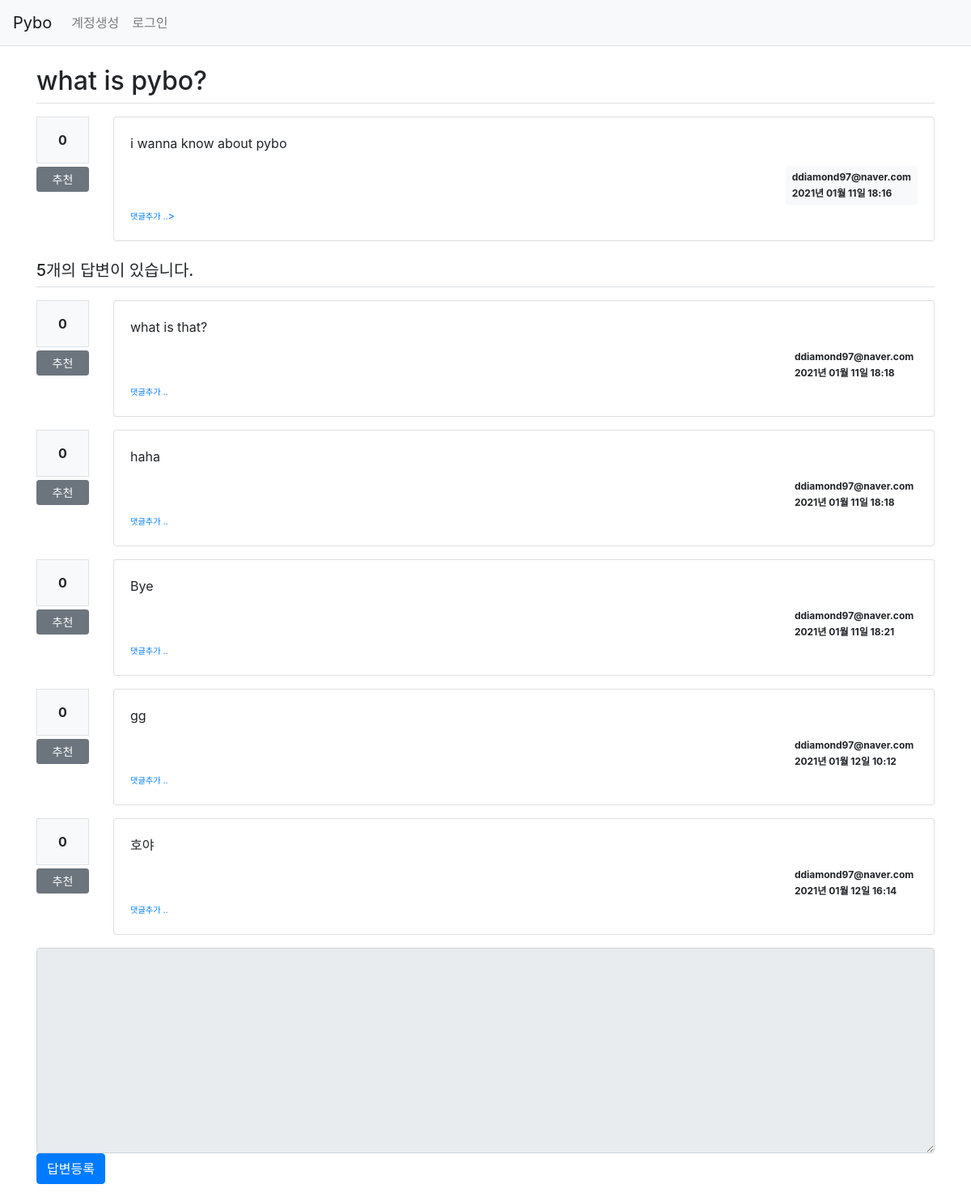
The app's page /question/detail/1/ with its own data.
### pybo/models.py (models this page shows)
class Question(db.Model):
    id = db.Column(db.Integer, primary_key=True)
    subject = db.Column(db.String(200), nullable=False)
    content = db.Column(db.Text(), nullable=False)
    create_date = db.Column(db.DateTime(), nullable=False)
    user_id = db.Column(db.Integer, db.ForeignKey('user.id', ondelete='CASCADE'), nullable=False)
    user = db.relationship('User', backref=db.backref('question_set'))
    modify_date = db.Column(db.DateTime(), nullable=True)
    voter = db.relationship('User',secondary=question_voter, backref=db.backref('question_voter_set'))

class User(db.Model):
    id = db.Column(db.Integer, primary_key=True)
    username = db.Column(db.String(150), unique=True, nullable=False)
    password = db.Column(db.String(200), nullable=False)
    email = db.Column(db.String(120), unique=True, nullable=False)

class Answer(db.Model):
    id = db.Column(db.Integer, primary_key=True)
    question_id = db.Column(db.Integer, db.ForeignKey('question.id', ondelete='CASCADE'))
    question = db.relationship('Question', backref=db.backref('answer_set', ))
    content = db.Column(db.Text(), nullable=False)
    create_date = db.Column(db.DateTime(), nullable=False)
    user_id = db.Column(db.Integer,db.ForeignKey('user.id',ondelete='CASCADE'),nullable=False)
    user = db.relationship('User',backref=db.backref('answer_set'))
    modify_date = db.Column(db.DateTime(), nullable=True)
    voter = db.relationship('User',secondary=answer_voter,backref=db.backref('answer_voter_set'))

### pybo/views/question_views.py (the view)
@bp.route('/detail/<int:question_id>/')
def detail(question_id):
    form = AnswerForm()
    question = Question.query.get_or_404(question_id)
    return render_template('question/question_detail.html', question=question, form=form)

### pybo/forms.py
class AnswerForm(FlaskForm):
    content = TextAreaField('내용', validators=[DataRequired('내용은 필수입력 항목입니다.')])

### pybo/filter.py (called while the page is built)
def format_datetime(value, fmt='%Y년 %m월 %d일 %H:%M'):
    return value.strftime(fmt)

### pybo/views/auth_views.py (called while the page is built)
@bp.before_app_request
def load_logged_in_user():
    user_id = session.get('user_id')
    if user_id is None:
        g.user = None
    else:
        g.user = User.query.get(user_id)

### pybo/templates/question/question_detail.html (shortened to what this page needs)
{% extends 'base.html' %}
{% block content %}
<div class = "container my-3">
    <h2 class="border-bottom py-2">{{ question.subject }}</h2>
    <div class="row my-3">
        <div class="col-1">
            <div class="bg-light text-center p-3 border font-weight-bolder mb-1">{{question.voter|length}}</div>
            <a href="#" data-uri="{{url_for('vote.question', question_id=question.id)}}"
            class="recommend btn btn-sm btn-secondary btn-block my-1">추천</a>
        </div>
        <div class="col-11">
            <div class="card">
                <div class="card-body">
                    <div class ="card-text">{{question.content|markdown}}</div>
                    <div class="d-flex justify-content-end">
                        <div class="badge badge-light p-2 text-left">
                            <div class="mb-2">{{question.user.username}}</div>
                            <div>{{question.create_date | datetime}}</div>
                        </div>
                    </div>
                    <div>
                        <a href="{{ url_for('comment.create_question',
                        question_id=question.id) }}" class="small"><small>댓글추가 ..</small>></a>
                    </div>
                </div>
            </div>
        </div>
    </div>
    <h5 class ="border-bottom my-3 py-2">{{question.answer_set|length}}개의 답변이 있습니다.</h5>
    {% for answer in question.answer_set %}
   <div class="row my-3">
       <div class="col-1">
           <div class = "bg-light text-center p-3 border font-weight-bolder mb-1">{{answer.voter|length}}</div>
           <a href="#" data-uri="{{ url_for('vote.answer', answer_id=answer.id) }}"
           class="recommend btn btn-sm btn-secondary btn-block my-1">추천</a>
       </div>
        <div class="col-11">
            <div class ="card">
                <div class="card-body">
                    <div class="card-text">{{answer.content|markdown}}</div>
                    <div class="d-flex justify-content-end">
                        <div class ="badge badge-lightp-2 text-left">
                            <div class="mb-2">{{answer.user.username}}</div>
                            <div>{{answer.create_date|datetime}}</div>
                        </div>
                    </div>
                    <div>
                        <a href="{{url_for('comment.create_answer', answer_id=answer.id)}}"
                        class="small"><small>댓글추가 ..</small></a>
                    </div>
                </div>
            </div>
        </div>
    </div>
    {% endfor %}
    <form action="{{url_for('answer.create',question_id=question.id)}}"
          method="post" class="my-3">
        <div class ="form=group">
            <textarea {% if not g.user%}disabled{% endif %} name="content" id="content" class="form-control" rows="10"></textarea>
        </div>
        <input type="submit" value="답변등록" class="btn btn-primary">
    </form>
</div>
{% endblock %}

### records on screen
Question: subject "what is pybo?", content "i wanna know about pybo", create_date "2021년 01월 11일 18:16"
User: user.username "ddiamond97@naver.com"
Answer: voter|length "0", content "what is that?", user.username "ddiamond97@naver.com", create_date "2021년 01월 11일 18:18"
Answer: voter|length "0", content "haha", user.username "ddiamond97@naver.com", create_date "2021년 01월 11일 18:18"
Answer: voter|length "0", content "Bye", user.username "ddiamond97@naver.com", create_date "2021년 01월 11일 18:21"
Answer: voter|length "0", content "gg", user.username "ddiamond97@naver.com", create_date "2021년 01월 12일 10:12"
Answer: voter|length "0", content "호야", user.username "ddiamond97@naver.com", create_date "2021년 01월 12일 16:14"

### other values on screen
{{ question.voter|length }} "0"
{{ question.answer_set|length }} "5"
